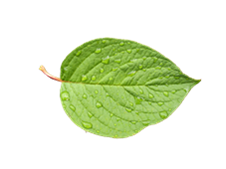
#> input picture Resources/Leaves/leaf4.png, 226 x 169 px
$ python RonTree.py   (Python 2 division)
#> lines starting #> are read from the running program, lines starting #| are printed output that depends on the picture
from IPython import embed as shell
"""
RonTree.py

Created by Ronald Dekker on 2016-10-05.
Copyright (c) 2016 RD. All rights reserved.
"""

import os #, sys, datetime
# import subprocess, logging
# import pickle, datetime, time

import turtle
from PIL import Image, ImageEnhance, EpsImagePlugin

# import scipy as sp
import numpy as np
# import matplotlib.pylab as pl
from math import *

class RonTree(object):
	"""
	RonTree object, for creating naturalistic tree stimuli.
	"""
	def __init__(self, canvas_width = 510, canvas_height = 510, branch_chance = 0.5, stem_chance = 0.6, branch_angle = 20, branch_noise = 25, stem_angle = 0, stem_noise = 30, min_iters = 8, leaf_texture = os.path.join("Resources","Leaves","leaf4.png"), leaf_height = 16, leaf_brightness_chance = 0.7, leaves_per_branch = 10, leaf_chance = 0.03, trunk_size = 4, len_over_width = 8., base_len = 70., len_decay = 6, len_decay_noise = 3, min_len = 0.1):

		# set up canvas
#> (the call stopped at in main, `t = turtle.Turtle()`: turtle is not available in this run)
		self.scale = (1/.722) # tscale / pscale
		self.canvas_width = canvas_width
		self.canvas_height = canvas_height
		self.canvas_width_t = canvas_width * self.scale # resized to default postscript DPI in pillow
		self.canvas_height_t = canvas_height * self.scale

		# odds and angles
		self.branch_chance = branch_chance
		self.stem_chance = stem_chance
		self.branch_angle = branch_angle
		self.branch_noise = branch_noise
		self.stem_angle = stem_angle
		self.stem_noise = stem_noise
		self.min_iters = min_iters

		# leaves
		self.leaf_texture = leaf_texture
		self.leaf_height = leaf_height
		self.leaf_brightness_chance = leaf_brightness_chance # higher values correspond with more 'normal' leaves
		self.leaves_per_branch = leaves_per_branch # average potential leaf locations per branch
		self.leaf_chance = leaf_chance
		self.trunk_size = trunk_size # the trunk size is the nr of iters that can't have leaves

		# lengths
		self.len_over_width = len_over_width
		self.base_len = base_len
		self.len_decay = len_decay
		self.len_decay_noise = len_decay_noise
		self.min_len = min_len

		# set up filler variables
		self.leaf_indexes = []
		self.leaf_indexes_temp = []

	# [39 lines left out: function tree, not called in this run]
	#def oneTree(width, current_iters)

	def leaves(self, iters = 1, filename = "default"):
#> called with iters = 4, filename = 'Leafy+Brancy+_-'
		# [13 lines left out: function bg_transparent, not called in this run]

		# Generate leaf textures
		leaf_im = Image.open(self.leaf_texture).resize((int(1.2*self.leaf_height),self.leaf_height)) #
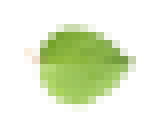
#> leaf_im: PIL image 19x16 RGBA (shown 8 times larger); mean R, G, B, A 53.8, 66.3, 28.8, 67.2; transparent parts drawn white
		leaf_brighter = leaf_im
		brightness = ImageEnhance.Brightness(leaf_im)
		leaf_brighter = brightness.enhance(1.5)
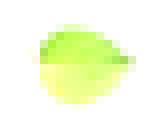
#> leaf_brighter: PIL image 19x16 RGBA (shown 8 times larger); mean R, G, B, A 78.8, 89.6, 43, 67.2; transparent parts drawn white
		leaf_darker = brightness.enhance(0.7)
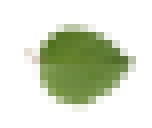
#> leaf_darker: PIL image 19x16 RGBA (shown 8 times larger); mean R, G, B, A 37.5, 46.2, 20, 67.2; transparent parts drawn white

		for numtree in range(iters):
			# load in tree skeleton
#> (the run stopped early here; a loop or call above may not have finished)

$ run again, with Resources/Leaves/leaf1.png copied over Resources/Leaves/leaf4.png
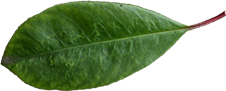
#> input picture Resources/Leaves/leaf1.png, 226 x 91 px
#> in leaves, `leaf_brighter = brightness.enhance(1.5)`:
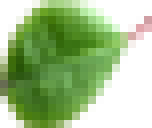
#> leaf_brighter: PIL image 19x16 RGBA (shown 8 times larger); mean R, G, B, A 71.4, 103.9, 43.8, 150.5; transparent parts drawn white
#> in leaves, `leaf_darker = brightness.enhance(0.7)`:
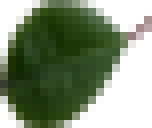
#> leaf_darker: PIL image 19x16 RGBA (shown 8 times larger); mean R, G, B, A 33.1, 48.4, 20.2, 150.5; transparent parts drawn white

$ run again, with Resources/Leaves/leaf2.png copied over Resources/Leaves/leaf4.png
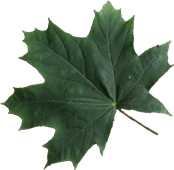
#> input picture Resources/Leaves/leaf2.png, 174 x 170 px
#> in leaves, `leaf_brighter = brightness.enhance(1.5)`:
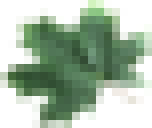
#> leaf_brighter: PIL image 19x16 RGBA (shown 8 times larger); mean R, G, B, A 68.1, 92.5, 60.9, 128.7; transparent parts drawn white
#> in leaves, `leaf_darker = brightness.enhance(0.7)`:
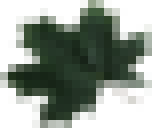
#> leaf_darker: PIL image 19x16 RGBA (shown 8 times larger); mean R, G, B, A 32.2, 43.5, 28.4, 128.7; transparent parts drawn white

$ run again, with Resources/Leaves/leaf3.png copied over Resources/Leaves/leaf4.png
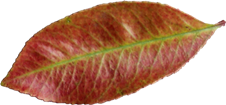
#> input picture Resources/Leaves/leaf3.png, 226 x 105 px
#> in leaves, `leaf_brighter = brightness.enhance(1.5)`:
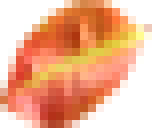
#> leaf_brighter: PIL image 19x16 RGBA (shown 8 times larger); mean R, G, B, A 167.4, 98.2, 59.9, 160.5; transparent parts drawn white
#> in leaves, `leaf_darker = brightness.enhance(0.7)`:
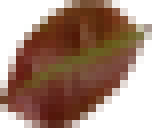
#> leaf_darker: PIL image 19x16 RGBA (shown 8 times larger); mean R, G, B, A 79.3, 45.8, 27.8, 160.5; transparent parts drawn white
